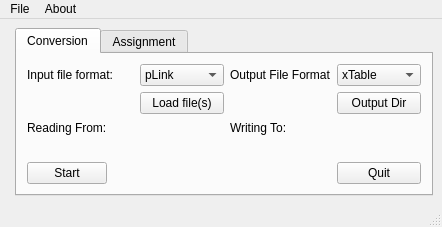
<?xml version="1.0" encoding="UTF-8"?>
<ui version="4.0">
 <class>MainWindow</class>
 <widget class="QMainWindow" name="MainWindow">
  <property name="geometry">
   <rect>
    <x>0</x>
    <y>0</y>
    <width>442</width>
    <height>227</height>
   </rect>
  </property>
  <property name="windowTitle">
   <string>The CroCo Cross-Link Converter</string>
  </property>
  <property name="windowIcon">
   <iconset resource="../croco.qrc">
    <normaloff>:/images/data/images/python-icon.png</normaloff>:/images/data/images/python-icon.png</iconset>
  </property>
  <widget class="QWidget" name="centralwidget">
   <layout class="QFormLayout" name="formLayout">
    <item row="0" column="1">
     <widget class="QTabWidget" name="tabWidget">
      <property name="currentIndex">
       <number>0</number>
      </property>
      <widget class="QWidget" name="tab">
       <attribute name="title">
        <string>Conversion</string>
       </attribute>
       <layout class="QGridLayout" name="gridLayout_2">
        <property name="leftMargin">
         <number>10</number>
        </property>
        <property name="topMargin">
         <number>10</number>
        </property>
        <property name="rightMargin">
         <number>10</number>
        </property>
        <property name="bottomMargin">
         <number>10</number>
        </property>
        <item row="0" column="0" colspan="2">
         <widget class="QLabel" name="label3">
          <property name="text">
           <string>Input file format:</string>
          </property>
         </widget>
        </item>
        <item row="0" column="2">
         <widget class="QComboBox" name="convert_input_dropdown">
          <property name="statusTip">
           <string>Format for file input</string>
          </property>
          <item>
           <property name="text">
            <string>pLink</string>
           </property>
          </item>
          <item>
           <property name="text">
            <string>xWalk</string>
           </property>
          </item>
          <item>
           <property name="text">
            <string>DynamXL</string>
           </property>
          </item>
          <item>
           <property name="text">
            <string>Kojak</string>
           </property>
          </item>
          <item>
           <property name="text">
            <string>xTable</string>
           </property>
          </item>
         </widget>
        </item>
        <item row="0" column="3">
         <widget class="QLabel" name="label4">
          <property name="text">
           <string>Output File Format</string>
          </property>
         </widget>
        </item>
        <item row="0" column="4" colspan="2">
         <widget class="QComboBox" name="convert_output_dropdown">
          <property name="statusTip">
           <string>Format to convert file to</string>
          </property>
          <item>
           <property name="text">
            <string>xTable</string>
           </property>
          </item>
          <item>
           <property name="text">
            <string>xVis</string>
           </property>
          </item>
          <item>
           <property name="text">
            <string>xiNet</string>
           </property>
          </item>
          <item>
           <property name="text">
            <string>DynamXL</string>
           </property>
          </item>
          <item>
           <property name="text">
            <string>xWalk</string>
           </property>
          </item>
         </widget>
        </item>
        <item row="1" column="2">
         <widget class="QPushButton" name="convert_load_btn">
          <property name="text">
           <string>Load file(s)</string>
          </property>
         </widget>
        </item>
        <item row="1" column="4" colspan="2">
         <widget class="QPushButton" name="convert_output_btn">
          <property name="text">
           <string>Output Dir</string>
          </property>
         </widget>
        </item>
        <item row="2" column="0">
         <widget class="QLabel" name="label1">
          <property name="text">
           <string>Reading From:</string>
          </property>
         </widget>
        </item>
        <item row="2" column="3" colspan="2">
         <widget class="QLabel" name="label2">
          <property name="text">
           <string>Writing To:</string>
          </property>
         </widget>
        </item>
        <item row="4" column="4" colspan="2">
         <widget class="QPushButton" name="convert_quit">
          <property name="text">
           <string>Quit</string>
          </property>
         </widget>
        </item>
        <item row="4" column="0">
         <widget class="QPushButton" name="convert_start">
          <property name="statusTip">
           <string>Start the conversion</string>
          </property>
          <property name="text">
           <string>Start</string>
          </property>
         </widget>
        </item>
        <item row="3" column="0" colspan="3">
         <widget class="QLabel" name="convert_input_lbl">
          <property name="text">
           <string/>
          </property>
         </widget>
        </item>
        <item row="3" column="3" colspan="3">
         <widget class="QLabel" name="convert_output_lbl">
          <property name="text">
           <string/>
          </property>
         </widget>
        </item>
       </layout>
       <zorder>label1</zorder>
       <zorder>convert_quit</zorder>
       <zorder>label4</zorder>
       <zorder>convert_load_btn</zorder>
       <zorder>convert_output_btn</zorder>
       <zorder>label3</zorder>
       <zorder>label2</zorder>
       <zorder>convert_input_dropdown</zorder>
       <zorder>convert_output_dropdown</zorder>
       <zorder>convert_start</zorder>
       <zorder>convert_input_lbl</zorder>
       <zorder>convert_output_lbl</zorder>
      </widget>
      <widget class="QWidget" name="tab_2">
       <attribute name="title">
        <string>Assignment</string>
       </attribute>
       <layout class="QGridLayout" name="gridLayout">
        <property name="leftMargin">
         <number>10</number>
        </property>
        <property name="topMargin">
         <number>10</number>
        </property>
        <property name="rightMargin">
         <number>10</number>
        </property>
        <property name="bottomMargin">
         <number>10</number>
        </property>
        <item row="1" column="0">
         <widget class="QPushButton" name="assign_load_xlink_btn">
          <property name="text">
           <string>Load xlink</string>
          </property>
         </widget>
        </item>
        <item row="1" column="1">
         <widget class="QPushButton" name="assign_load_mgf_btn">
          <property name="text">
           <string>Load MGF</string>
          </property>
         </widget>
        </item>
        <item row="1" column="2">
         <widget class="QPushButton" name="assign_output_btn">
          <property name="text">
           <string>Output Dir</string>
          </property>
         </widget>
        </item>
        <item row="4" column="1">
         <widget class="QPushButton" name="assign_start_btn">
          <property name="text">
           <string>Start assignment</string>
          </property>
         </widget>
        </item>
        <item row="2" column="0">
         <widget class="QLabel" name="label">
          <property name="text">
           <string>xlink dir:</string>
          </property>
         </widget>
        </item>
        <item row="2" column="1">
         <widget class="QLabel" name="label_2">
          <property name="text">
           <string>MGF dir:</string>
          </property>
         </widget>
        </item>
        <item row="2" column="2">
         <widget class="QLabel" name="label_3">
          <property name="text">
           <string>output dir:</string>
          </property>
         </widget>
        </item>
        <item row="3" column="0">
         <widget class="QLabel" name="assign_xlink_lbl">
          <property name="text">
           <string/>
          </property>
         </widget>
        </item>
        <item row="3" column="1">
         <widget class="QLabel" name="assign_mgf_lbl">
          <property name="text">
           <string/>
          </property>
         </widget>
        </item>
        <item row="3" column="2">
         <widget class="QLabel" name="assign_outdir_lbl">
          <property name="text">
           <string/>
          </property>
         </widget>
        </item>
       </layout>
      </widget>
     </widget>
    </item>
   </layout>
  </widget>
  <widget class="QMenuBar" name="menubar">
   <property name="enabled">
    <bool>true</bool>
   </property>
   <property name="geometry">
    <rect>
     <x>0</x>
     <y>0</y>
     <width>442</width>
     <height>19</height>
    </rect>
   </property>
   <widget class="QMenu" name="menuFile">
    <property name="title">
     <string>File</string>
    </property>
    <addaction name="actionQuit"/>
   </widget>
   <widget class="QMenu" name="menuAbout">
    <property name="title">
     <string>About</string>
    </property>
    <addaction name="actionAbout"/>
   </widget>
   <addaction name="menuFile"/>
   <addaction name="menuAbout"/>
  </widget>
  <widget class="QStatusBar" name="statusbar"/>
  <action name="actionQuit">
   <property name="text">
    <string>Quit</string>
   </property>
   <property name="statusTip">
    <string>Exit the programme</string>
   </property>
   <property name="shortcut">
    <string>Ctrl+Q</string>
   </property>
   <property name="menuRole">
    <enum>QAction::QuitRole</enum>
   </property>
  </action>
  <action name="actionAbout">
   <property name="text">
    <string>About CroCo</string>
   </property>
   <property name="statusTip">
    <string>About CroCo</string>
   </property>
   <property name="menuRole">
    <enum>QAction::AboutRole</enum>
   </property>
  </action>
 </widget>
 <resources>
  <include location="../croco.qrc"/>
 </resources>
 <connections/>
</ui>
